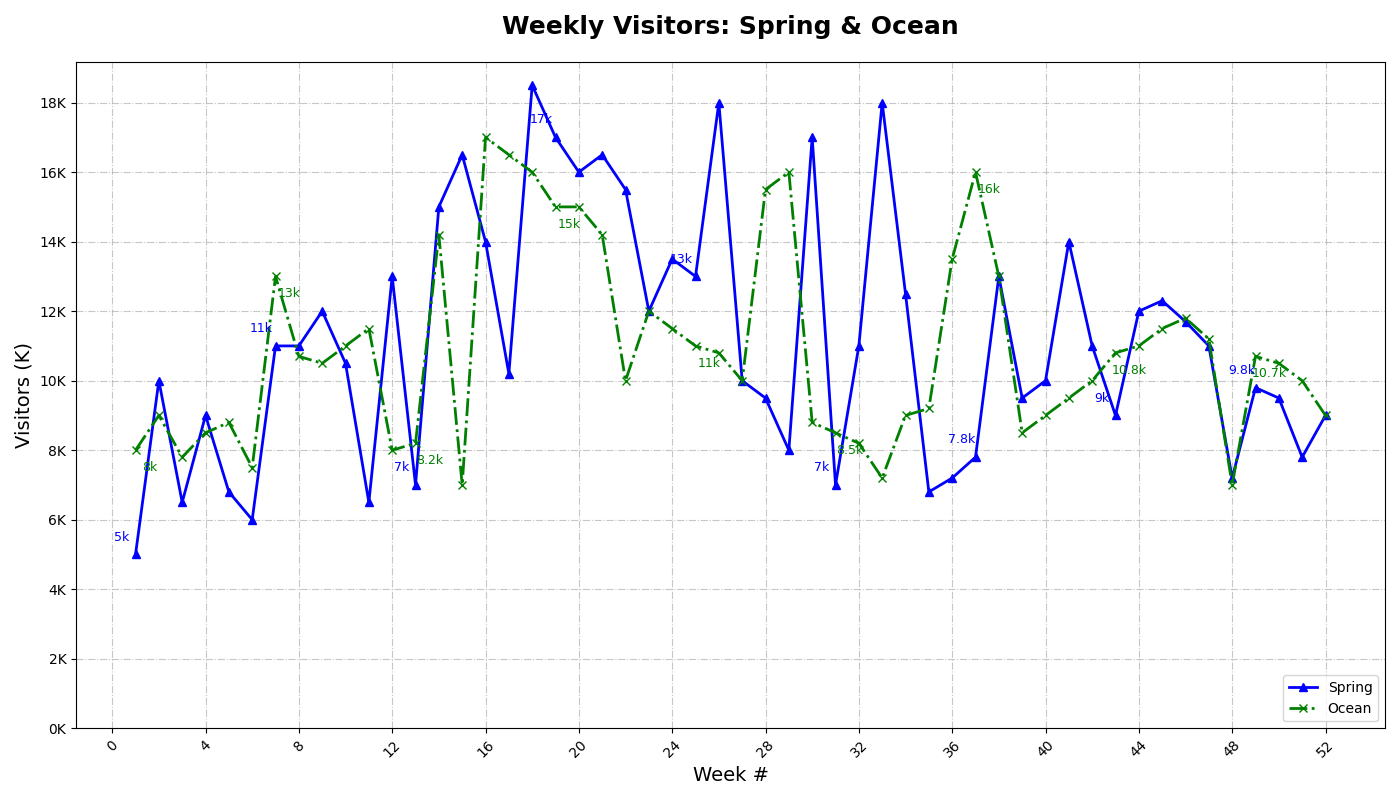

Write the Python code that produced this figure.
import matplotlib.pyplot as plt
import numpy as np

weeks = np.arange(1, 53)

spring_park_visitors = [
    5, 10, 6.5, 9, 6.8, 6, 11, 11, 12, 10.5, 6.5, 13, 7, 15, 16.5,
    14, 10.2, 18.5, 17, 16, 16.5, 15.5, 12, 13.5, 13, 18, 10, 9.5,
    8, 17, 7, 11, 18, 12.5, 6.8, 7.2, 7.8, 13, 9.5, 10, 14, 11,
    9, 12, 12.3, 11.7, 11, 7.2, 9.8, 9.5, 7.8, 9
]

ocean_park_visitors = [
    8, 9, 7.8, 8.5, 8.8, 7.5, 13, 10.7, 10.5, 11, 11.5, 8, 8.2,
    14.2, 7, 17, 16.5, 16, 15, 15, 14.2, 10, 12, 11.5, 11, 10.8,
    10, 15.5, 16, 8.8, 8.5, 8.2, 7.2, 9, 9.2, 13.5, 16, 13, 8.5, 9,
    9.5, 10, 10.8, 11, 11.5, 11.8, 11.2, 7, 10.7, 10.5, 10, 9
]

fig, ax = plt.subplots(figsize=(14, 8))

ax.plot(weeks, spring_park_visitors, marker='^', color='blue', linestyle='-', label='Spring', linewidth=2)
ax.plot(weeks, ocean_park_visitors, marker='x', color='green', linestyle='-.', label='Ocean', linewidth=2)

ax.set_title('Weekly Visitors: Spring & Ocean', fontsize=18, fontweight='bold', pad=20)
ax.set_xlabel('Week #', fontsize=14)
ax.set_ylabel('Visitors (K)', fontsize=14)

for i in range(0, len(weeks), 6):
    ax.annotate(f'{spring_park_visitors[i]}k', (weeks[i], spring_park_visitors[i]), textcoords="offset points", xytext=(-10,10), ha='center', fontsize=9, color='blue')
    ax.annotate(f'{ocean_park_visitors[i]}k', (weeks[i], ocean_park_visitors[i]), textcoords="offset points", xytext=(10,-15), ha='center', fontsize=9, color='green')

ax.set_xticks(np.arange(0, 53, 4))
ax.set_xticklabels(np.arange(0, 53, 4), rotation=45)
ax.set_yticks(np.arange(0, 20, 2))
ax.set_yticklabels([f'{i}K' for i in range(0, 20, 2)])

ax.grid(True, linestyle='-.', alpha=0.7)

ax.legend(loc='lower right', fontsize=10)

plt.tight_layout()
plt.show()
